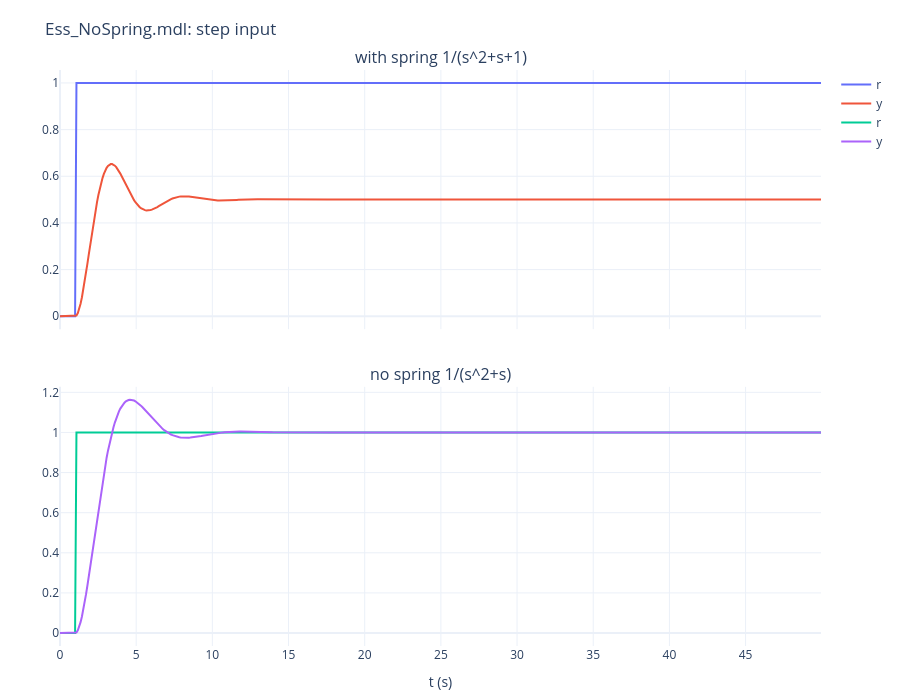

Notebook cell for this chart:
### Markdown cell above
## 1. 彈簧的影響 `Ess_NoSpring.mdl`

受控體 $m\ddot x+c\dot x+kx=f$，$m=c=1$。有彈簧（$k=1$）：$G(s)=\dfrac{1}{s^2+s+1}$，Type 0，
$K_p=1$ ⇒ 步階誤差 $e_{ss}=\dfrac{1}{1+K_p}=0.5$。沒有彈簧（$k=0$）：$G(s)=\dfrac{1}{s^2+s}=\dfrac{1}{s(s+1)}$，Type 1 ⇒ $e_{ss}=0$。
兩個迴路都是 Step 輸入、模擬 50 秒。

### Code cell
panels = {}
for name, G in [("with spring 1/(s^2+s+1)", TF([1], [1, 1, 1])), ("no spring 1/(s^2+s)", TF([1], [1, 1, 0]))]:
    N, (Kp, Kv, Ka) = error_constants(G)
    t, rv, y, e = unity_loop(G, step, 50)
    print(f"Ess_NoSpring {name:24s}: type {N}, Kp = {Kp}, e(50) = {np.round(e[-1], 4) + 0.0:.4f} (theory {1 / (1 + Kp):.4f})")
    panels[name] = [("r", rv), ("y", y)]
scope(t, panels, "Ess_NoSpring.mdl: step input")

### Figure 1 — Plotly figure (JSON) as saved in the notebook; plotly's stock layout.template omitted (floating-point values rounded to 4 significant figures; data arrays with more than 128 entries replaced by an {"elided": "..."} marker saying what was removed)
{"data": [{"mode": "lines", "name": "r", "type": "scatter", "x": {"elided": "556 float values"}, "xaxis": "x", "y": {"elided": "556 float values"}, "yaxis": "y"}, {"mode": "lines", "name": "y", "type": "scatter", "x": {"elided": "556 float values"}, "xaxis": "x", "y": {"elided": "556 float values"}, "yaxis": "y"}, {"mode": "lines", "name": "r", "type": "scatter", "x": {"elided": "556 float values"}, "xaxis": "x2", "y": {"elided": "556 float values"}, "yaxis": "y2"}, {"mode": "lines", "name": "y", "type": "scatter", "x": {"elided": "556 float values"}, "xaxis": "x2", "y": {"elided": "556 float values"}, "yaxis": "y2"}], "layout": {"annotations": [{"font": {"size": 16}, "showarrow": false, "text": "with spring 1/(s^2+s+1)", "x": 0.5, "xanchor": "center", "xref": "paper", "y": 1.0, "yanchor": "bottom", "yref": "paper"}, {"font": {"size": 16}, "showarrow": false, "text": "no spring 1/(s^2+s)", "x": 0.5, "xanchor": "center", "xref": "paper", "y": 0.45, "yanchor": "bottom", "yref": "paper"}], "height": 700, "margin": {"b": 50, "l": 60, "r": 20, "t": 70}, "title": {"text": "Ess_NoSpring.mdl: step input"}, "xaxis": {"anchor": "y", "domain": [0.0, 1.0], "matches": "x2", "showticklabels": false}, "xaxis2": {"anchor": "y2", "domain": [0.0, 1.0], "title": {"text": "t (s)"}}, "yaxis": {"anchor": "x", "domain": [0.55, 1.0]}, "yaxis2": {"anchor": "x2", "domain": [0.0, 0.45]}}}
